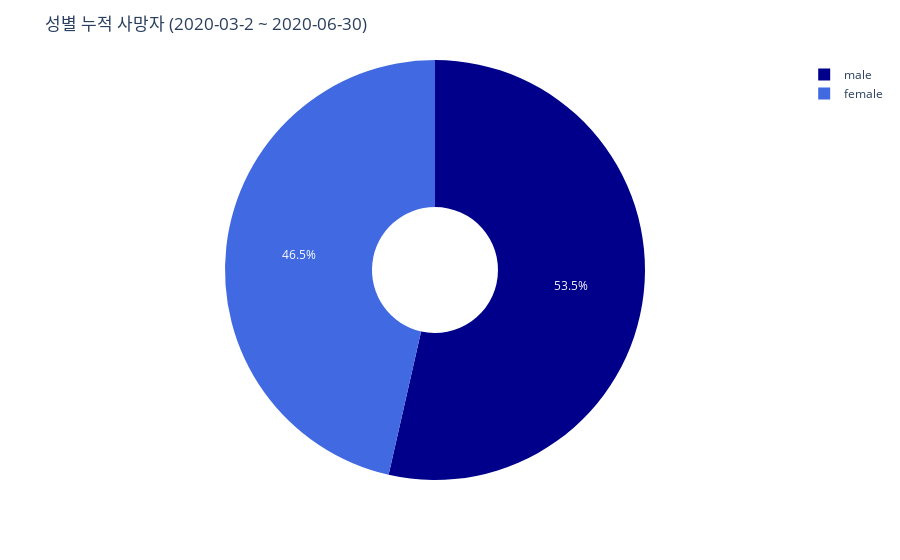

Write notebook code for a chart like this one.
### Code cell
fig = px.pie(TimeGender_confirm_df, values='gender_deceased', names='gender_confirm', hole=.3,
             color='gender_confirm',
             color_discrete_map={'female':'royalblue',
                                 'male':'darkblue'})

fig.update_layout(title_text='성별 누적 사망자 (2020-03-2 ~ 2020-06-30)')


fig.show()

### Figure 1 — Plotly figure (JSON) as saved in the notebook; plotly's stock layout.template omitted (floating-point values rounded to 4 significant figures)
{"data": [{"customdata": [["male"], ["female"]], "domain": {"x": [0, 1], "y": [0, 1]}, "hole": 0.3, "hovertemplate": "gender_confirm=%{customdata[0]}<br>gender_deceased=%{value}<extra></extra>", "labels": ["male", "female"], "legendgroup": "", "marker": {"colors": ["darkblue", "royalblue"]}, "name": "", "showlegend": true, "type": "pie", "values": [151, 131]}], "layout": {"legend": {"tracegroupgap": 0}, "margin": {"t": 60}, "title": {"text": "성별 누적 사망자 (2020-03-2 ~ 2020-06-30)"}}}
